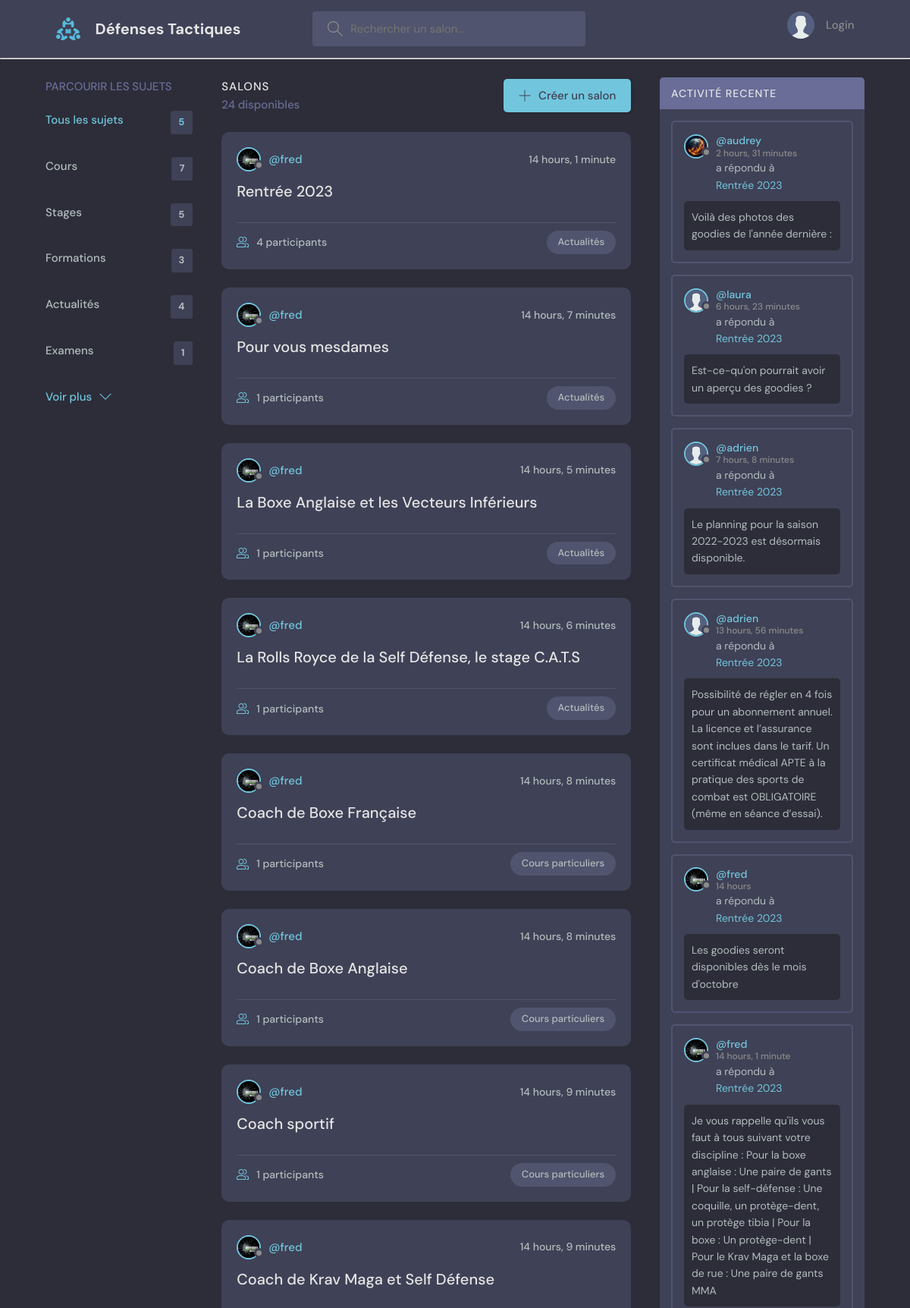
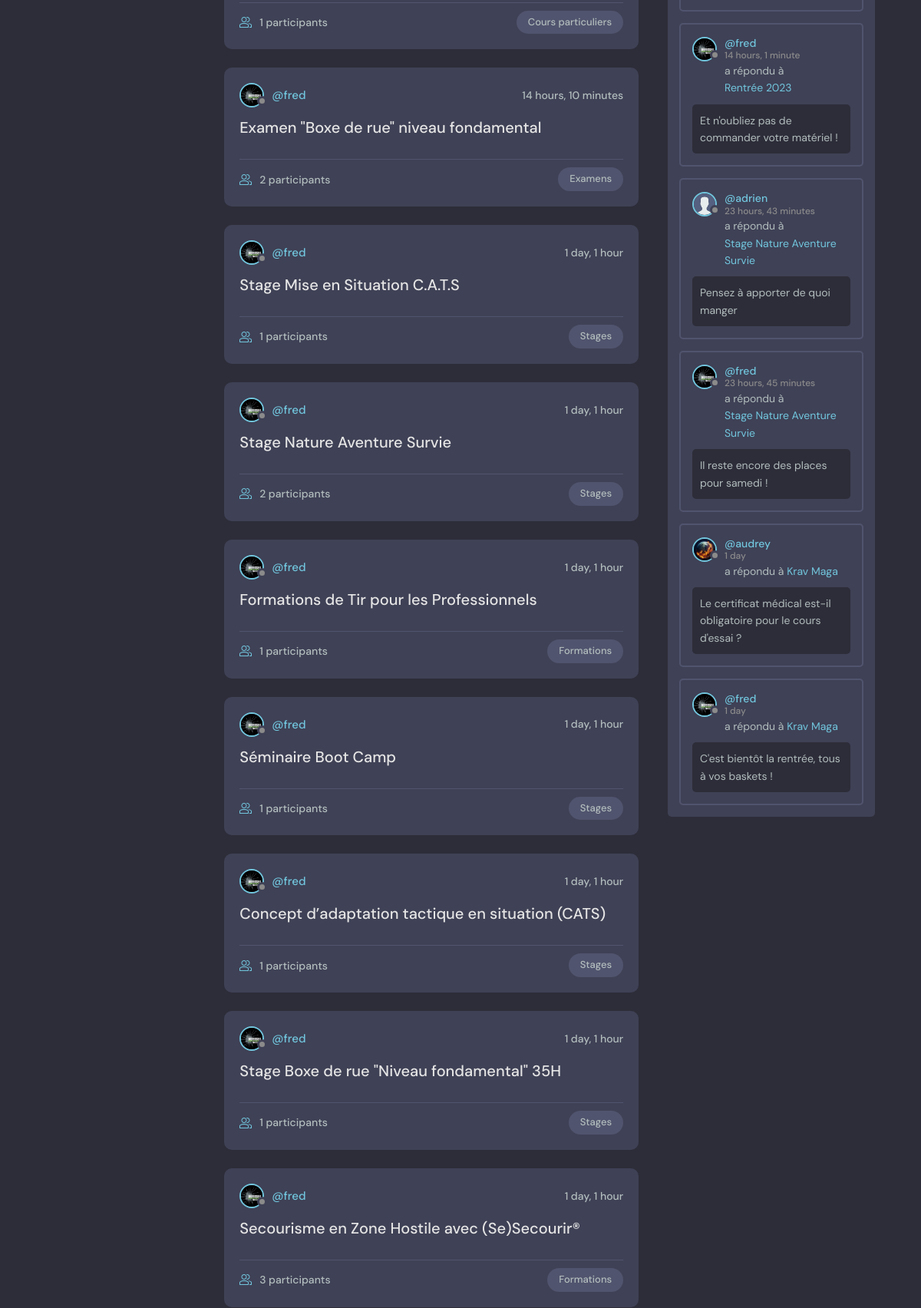
The page / (upper part) on the database its author committed (2 pictures, top to bottom).
### base/models.py (models this page shows, shortened)
class Topic(models.Model):
    name = models.CharField(max_length=200)

class Room(models.Model):
    host = models.ForeignKey(User, null=True, on_delete=models.SET_NULL)
    topic = models.ForeignKey(Topic, null=True, on_delete=models.SET_NULL)
    name = models.CharField(max_length=200)
    description = models.TextField(null=True, blank=True)
    participants = models.ManyToManyField(User, related_name='participants', blank=True)
    created = models.DateTimeField(auto_now_add=True)
    updated = models.DateTimeField(auto_now=True)
    class Meta:
        ordering = ['-updated', '-created']

class User(AbstractUser):
    name = models.CharField(unique=True, max_length=200, null=True)
    username = models.CharField(unique=True, max_length=200, null=True)
    email = models.EmailField(unique=True, null=True)
    bio = models.TextField(null=True)
    avatar = models.ImageField(null=True, default="avatar.svg")
    USERNAME_FIELD = 'email'
    REQUIRED_FIELDS = ['username']

class Message(models.Model):
    user = models.ForeignKey(User, on_delete=models.CASCADE)
    room = models.ForeignKey(Room, on_delete=models.CASCADE)
    body = models.TextField()
    images = models.ManyToManyField(ImageModel, related_name='images', blank=True)
    created = models.DateTimeField(auto_now_add=True)
    updated = models.DateTimeField(auto_now=True)
    class Meta:
        ordering = ['-created']

### base/views.py (the view)
# urls.py: path('', views.home, name="home"),
def home(request):
    q = request.GET.get('q') if request.GET.get('q') != None else ''
    rooms = Room.objects.all().filter(
        Q(topic__name__icontains=q) | Q(name__icontains=q) | Q(description__icontains=q)
    )
    topics = Topic.objects.all()[0:5]
    room_count = rooms.count()
    room_messages = Message.objects.filter(Q(room__topic__name__icontains=q))
    context = {
        'rooms': rooms,
        'topics': topics,
        'room_count': room_count,
        'room_messages': room_messages
    }
    return render(request, 'base/home.html', context)

### base/templates/base/home.html (shortened to what this page needs)
{% extends 'main.html' %}
{% block content %}
  <main class="layout layout--3">
    <div class="container">
      {% include 'base/topics_component.html' %}
      <div class="roomList">
        <div class="roomList__header">
          <div>
            <h2>Salons</h2>
            <p>{{ room_count }} disponibles</p>
          </div>
          <a class="btn btn--main" href="{% url 'create-room' %}">
            <svg version="1.1" xmlns="http://www.w3.org/2000/svg" width="32" height="32" viewBox="0 0 32 32">
              <title>add</title>
              <path
                d="M16.943 0.943h-1.885v14.115h-14.115v1.885h14.115v14.115h1.885v-14.115h14.115v-1.885h-14.115v-14.115z"
              ></path>
            </svg>
            Créer un salon
          </a>
        </div>
        {% include 'base/feed_component.html' %}
      </div>
      {% include 'base/activity_component.html' %}
    </div>
  </main>
{% endblock %}

### base/templates/base/topics_component.html
<div class="topics">
    <div class="topics__header">
      <h2>Parcourir les sujets</h2>
    </div>
    <ul class="topics__list">
      <li>
        <a href="{% url 'home' %}" class="active">Tous les sujets<span>{{ topics.count }}</span></a>
      </li>
      {% for topic in topics %}
          <li>
            <a href="{% url 'home' %}?q={{ topic.name }}">{{ topic.name }}<span>{{ topic.room_set.all.count }}</span></a>
          </li>
      {% endfor %}
    </ul>
    <a class="btn btn--link" href="{% url 'topics' %}">
      Voir plus
      <svg version="1.1" xmlns="http://www.w3.org/2000/svg" width="32" height="32" viewBox="0 0 32 32">
        <title>chevron-down</title>
        <path d="M16 21l-13-13h-3l16 16 16-16h-3l-13 13z"></path>
      </svg>
    </a>
</div>

### base/templates/base/feed_component.html (shortened to what this page needs)
{% for room in rooms %}
    <div class="roomListRoom">
      <div class="roomListRoom__header">
        <a href="{% url 'user-profile' room.host.id %}" class="roomListRoom__author">
          <div class="avatar avatar--small">
            <img src="{{ room.host.avatar.url }}" />
          </div>
          <span>@{{ room.host.username }}</span>
        </a>
        <div class="roomListRoom__actions">
          <span>{{ room.created|timesince }}</span>
        </div>
      </div>
      <div class="roomListRoom__content">
        <a href="{% url 'room' room.id %}">{{ room.name }}</a>
      </div>
      <div class="roomListRoom__meta">
        <a href="{% url 'room' room.id %}" class="roomListRoom__joined">
          {{ room.participants.all.count }} participants
        </a>
        <p class="roomListRoom__topic">{{ room.topic.name }}</p>
      </div>
    </div>
{% endfor %}

### base/templates/base/activity_component.html (shortened to what this page needs)
<div class="activities">
    <div class="activities__header">
      <h2>Activité recente</h2>
    </div>
    {% for message in room_messages %}
        <div class="activities__box">
            <div class="activities__boxHeader roomListRoom__header">
                <a href="{% url 'user-profile' message.user.id %}" class="roomListRoom__author">
                  <div class="avatar avatar--small">
                    <img src="{{ message.user.avatar.url }}" />
                  </div>
                  <p>
                    @{{ message.user.username }}
                    <span>{{ message.created | timesince }}</span>
                  </p>
                </a>
            </div>
            <div class="activities__boxContent">
                <p>a répondu à <a href="{% url 'room' message.room.id %}">{{ message.room.name }}</a></p>
                <div class="activities__boxRoomContent">
                  {{ message.body }}
                </div>
            </div>
        </div>
    {% endfor %}
</div>

### rows shown on the page
Topic: name "Cours", room_set.all.count "7"
Topic: name "Stages", room_set.all.count "5"
Topic: name "Formations", room_set.all.count "3"
Topic: name "Actualités", room_set.all.count "4"
Topic: name "Examens", room_set.all.count "1"
Room: host.avatar (picture), host.username "fred", created "14 hours, 1 minute", name "Rentrée 2023", participants.all.count "4", topic.name "Actualités"
Room: host.avatar (picture), host.username "fred", created "14 hours, 7 minutes", name "Pour vous mesdames", participants.all.count "1", topic.name "Actualités"
Room: host.avatar (picture), host.username "fred", created "14 hours, 5 minutes", name "La Boxe Anglaise et les Vecteurs Inférieurs", participants.all.count "1", topic.name "Actualités"
Room: host.avatar (picture), host.username "fred", created "14 hours, 6 minutes", name "La Rolls Royce de la Self Défense, le stage C.A.T.S", participants.all.count "1", topic.name "Actualités"
Room: host.avatar (picture), host.username "fred", created "14 hours, 8 minutes", name "Coach de Boxe Française", participants.all.count "1", topic.name "Cours particuliers"
Room: host.avatar (picture), host.username "fred", created "14 hours, 8 minutes", name "Coach de Boxe Anglaise", participants.all.count "1", topic.name "Cours particuliers"
Room: host.avatar (picture), host.username "fred", created "14 hours, 9 minutes", name "Coach sportif", participants.all.count "1", topic.name "Cours particuliers"
Room: host.avatar (picture), host.username "fred", created "14 hours, 9 minutes", name "Coach de Krav Maga et Self Défense", participants.all.count "1", topic.name "Cours particuliers"
Room: host.avatar (picture), host.username "fred", created "14 hours, 10 minutes", name "Examen \"Boxe de rue\" niveau fondamental", participants.all.count "2", topic.name "Examens"
Room: host.avatar (picture), host.username "fred", created "1 day, 1 hour", name "Stage Mise en Situation C.A.T.S", participants.all.count "1", topic.name "Stages"
Room: host.avatar (picture), host.username "fred", created "1 day, 1 hour", name "Stage Nature Aventure Survie", participants.all.count "2", topic.name "Stages"
Room: host.avatar (picture), host.username "fred", created "1 day, 1 hour", name "Formations de Tir pour les Professionnels", participants.all.count "1", topic.name "Formations"
Room: host.avatar (picture), host.username "fred", created "1 day, 1 hour", name "Séminaire Boot Camp", participants.all.count "1", topic.name "Stages"
Room: host.avatar (picture), host.username "fred", created "1 day, 1 hour", name "Concept d’adaptation tactique en situation (CATS)", participants.all.count "1", topic.name "Stages"
Room: host.avatar (picture), host.username "fred", created "1 day, 1 hour", name "Stage Boxe de rue \"Niveau fondamental\" 35H", participants.all.count "1", topic.name "Stages"
Room: host.avatar (picture), host.username "fred", created "1 day, 1 hour", name "Secourisme en Zone Hostile avec (Se)Secourir®", participants.all.count "3", topic.name "Formations"
Message: user.avatar (picture), user.username "audrey", created "2 hours, 31 minutes", room.name "Rentrée 2023", body "Voilà des photos des goodies de l'année dernière :"
Message: user.avatar (placeholder picture), user.username "laura", created "6 hours, 23 minutes", room.name "Rentrée 2023", body "Est-ce-qu'on pourrait avoir un aperçu des goodies ?"
Message: user.avatar (placeholder picture), user.username "adrien", created "7 hours, 8 minutes", room.name "Rentrée 2023", body "Le planning pour la saison 2022-2023 est désormais disponible."
Message: user.avatar (placeholder picture), user.username "adrien", created "13 hours, 56 minutes", room.name "Rentrée 2023", body "Possibilité de régler en 4 fois pour un abonnement annuel. La licence et l’assurance sont inclues dans le tarif. Un certificat médical APTE à la pratique des sports de combat est OBLIGATOIRE (même en séance d’essai)."
Message: user.avatar (picture), user.username "fred", created "14 hours", room.name "Rentrée 2023", body "Les goodies seront disponibles dès le mois d'octobre"
Message: user.avatar (picture), user.username "fred", created "14 hours, 1 minute", room.name "Rentrée 2023", body "Je vous rappelle qu'ils vous faut à tous suivant votre discipline : Pour la boxe anglaise : Une paire de gants | Pour la self-défense : Une coquille, un protège-dent, un protège tibia | Pour la boxe : Un protège-dent | Pour le Krav Maga et la boxe de rue : Une paire de gants MMA"
Message: user.avatar (picture), user.username "fred", created "14 hours, 1 minute", room.name "Rentrée 2023", body "Et n'oubliez pas de commander votre matériel !"
Message: user.avatar (placeholder picture), user.username "adrien", created "23 hours, 43 minutes", room.name "Stage Nature Aventure Survie", body "Pensez à apporter de quoi manger"
Message: user.avatar (picture), user.username "fred", created "23 hours, 45 minutes", room.name "Stage Nature Aventure Survie", body "Il reste encore des places pour samedi !"
Message: user.avatar (picture), user.username "audrey", created "1 day", room.name "Krav Maga", body "Le certificat médical est-il obligatoire pour le cours d'essai ?"
Message: user.avatar (picture), user.username "fred", created "1 day", room.name "Krav Maga", body "C'est bientôt la rentrée, tous à vos baskets !"

### other values the page prints
{{ topics.count }} "5"
{{ room_count }} "24"
